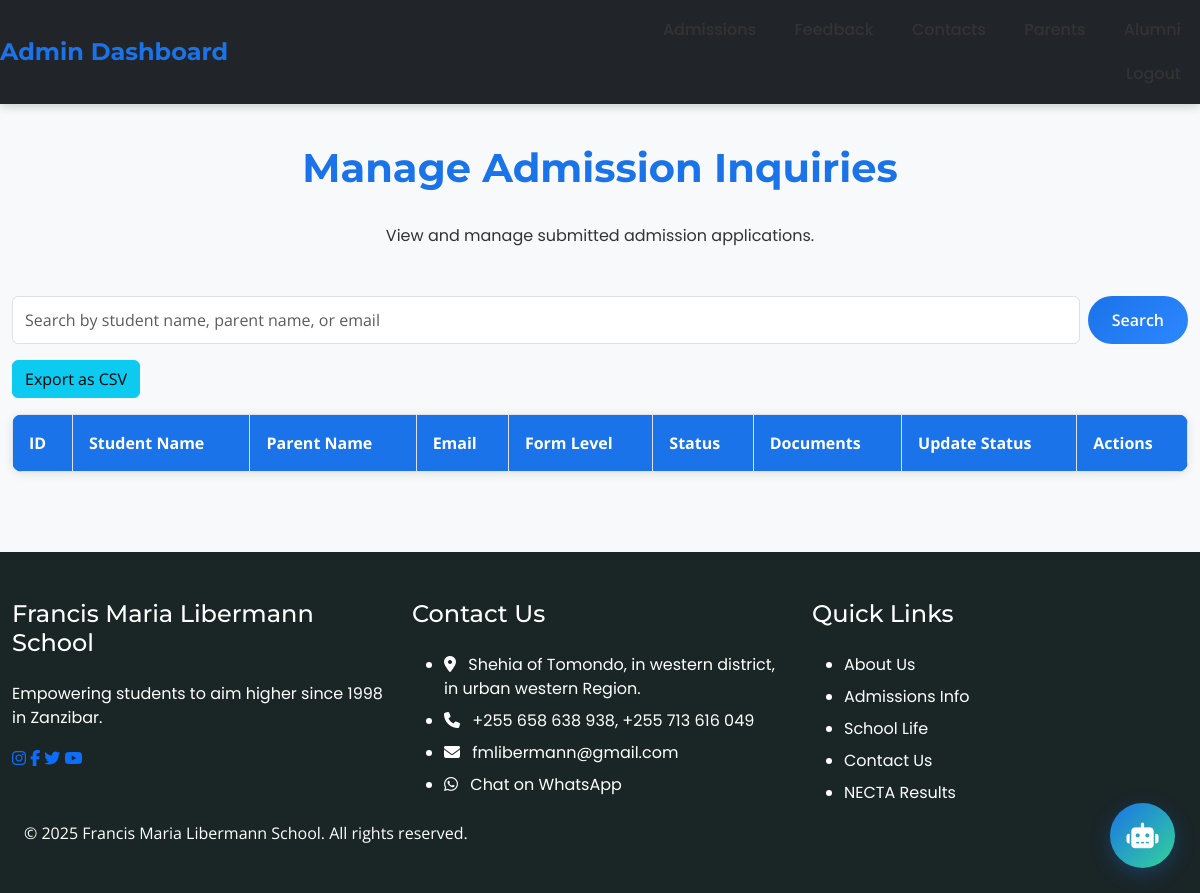
Before: /admin/admissions (signed in) with the older database file.
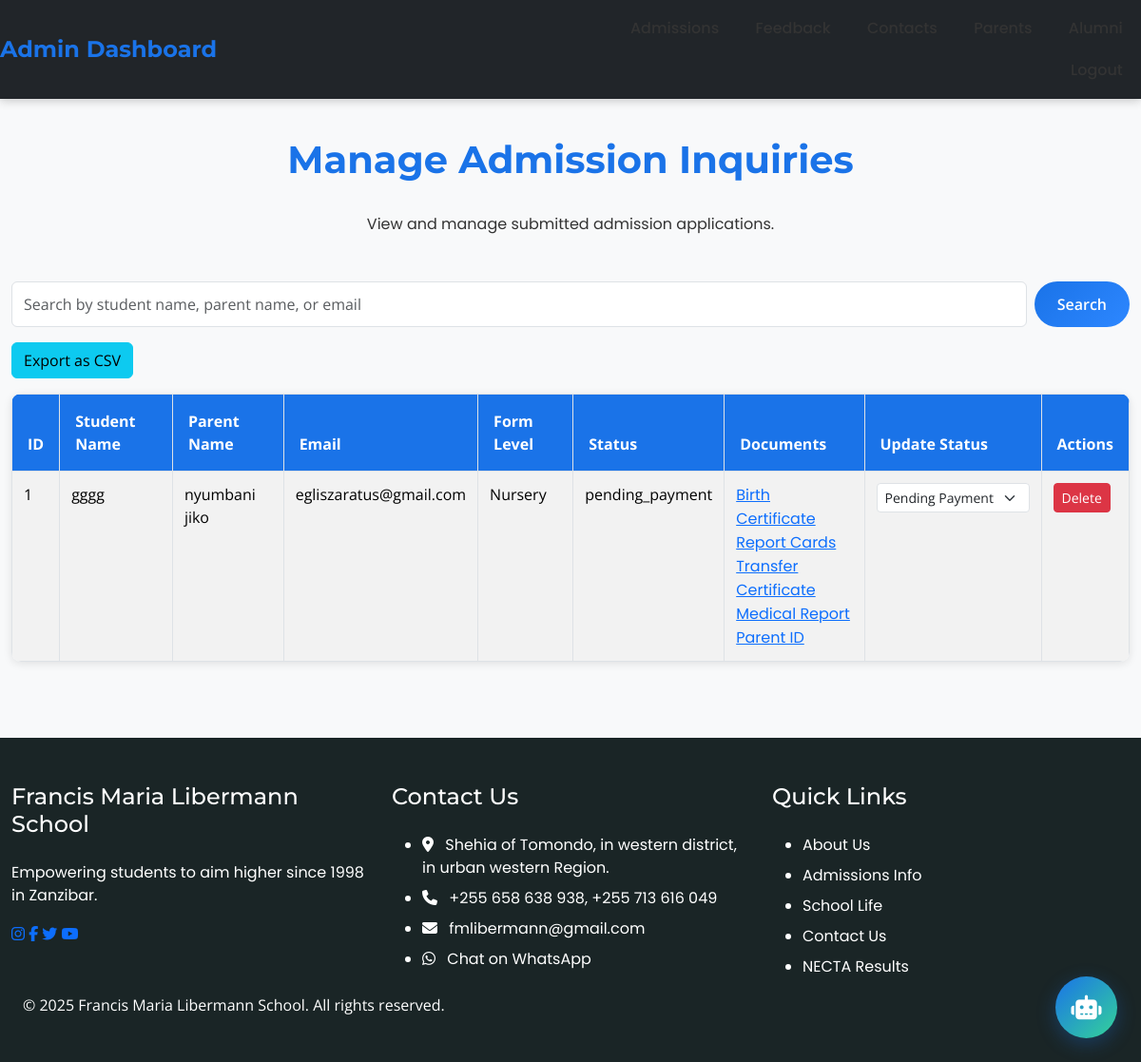
After: the same page with the newer database file.
### app/models.py (models this page shows, shortened)
class AdmissionInquiry(db.Model):
    id = db.Column(db.Integer, primary_key=True)
    student_name = db.Column(db.String(100), nullable=False)
    date_of_birth = db.Column(db.String(10), nullable=False)
    gender = db.Column(db.String(10), nullable=False)
    parent_name = db.Column(db.String(100), nullable=False)
    email = db.Column(db.String(120), nullable=False)
    phone = db.Column(db.String(15), nullable=False)
    form_level = db.Column(db.String(10), nullable=False)
    previous_school = db.Column(db.String(100), nullable=False)
    last_grade = db.Column(db.String(10), nullable=False)
    birth_certificate_path = db.Column(db.String(200))
    report_cards_path = db.Column(db.String(200))
    transfer_certificate_path = db.Column(db.String(200))
    medical_report_path = db.Column(db.String(200))
    parent_id_path = db.Column(db.String(200))
    message = db.Column(db.Text)
    status = db.Column(db.String(20), default='pending_payment')
    created_at = db.Column(db.DateTime, default=datetime.utcnow)

### app/routes.py (the view, shortened to what this page needs)
@main.route('/admin/admissions', methods=['GET', 'POST'])
@login_required
def admin_admissions():
    search_query = request.form.get('search', '') if request.method == 'POST' else ''
    if search_query:
        applications = AdmissionInquiry.query.filter(
            (AdmissionInquiry.student_name.ilike(f'%{search_query}%')) |
            (AdmissionInquiry.parent_name.ilike(f'%{search_query}%')) |
            (AdmissionInquiry.email.ilike(f'%{search_query}%'))
        ).all()
    else:
        applications = AdmissionInquiry.query.all()
    return render_template('admin_admissions.html', applications=applications, search_query=search_query)

### app/templates/admin_admissions.html (shortened to what this page needs)
{% extends "base.html" %}
{% block content %}
{% include 'admin_navbar.html' %}
<section class="section bg-light">
    <div class="container">
        <h2 class="section-title">Manage Admission Inquiries</h2>
        <p class="text-center mb-5">View and manage submitted admission applications.</p>
        <div class="row mb-3">
            <div class="col-md-12">
                <form method="POST" class="d-flex">
                    <input type="text" name="search" class="form-control me-2" placeholder="Search by student name, parent name, or email" value="{{ search_query }}">
                    <button type="submit" class="btn btn-primary">Search</button>
                </form>
            </div>
        </div>
        <div class="row mb-3">
            <div class="col-md-12">
                <form method="POST" style="display:inline;">
                    <button type="submit" name="export" value="export" class="btn btn-info">Export as CSV</button>
                </form>
            </div>
        </div>
        <div class="row">
            <div class="col-md-12">
                <table class="table table-bordered table-striped">
                    <thead>
                        <tr>
                            <th>ID</th>
                            <th>Student Name</th>
                            <th>Parent Name</th>
                            <th>Email</th>
                            <th>Form Level</th>
                            <th>Status</th>
                            <th>Documents</th>
                            <th>Update Status</th>
                            <th>Actions</th>
                        </tr>
                    </thead>
                    <tbody>
                        {% for app in applications %}
                        <tr>
                            <td>{{ app.id }}</td>
                            <td>{{ app.student_name }}</td>
                            <td>{{ app.parent_name }}</td>
                            <td>{{ app.email }}</td>
                            <td>{{ app.form_level }}</td>
                            <td>{{ app.status }}</td>
                            <td>
                                {% if app.birth_certificate_path %}
                                <a href="{{ url_for('main.download_file', filename=app.birth_certificate_path|replace('uploads/', '')) }}">Birth Certificate</a><br>
                                {% endif %}
                                {% if app.report_cards_path %}
                                <a href="{{ url_for('main.download_file', filename=app.report_cards_path|replace('uploads/', '')) }}">Report Cards</a><br>
                                {% endif %}
                                {% if app.transfer_certificate_path %}
                                <a href="{{ url_for('main.download_file', filename=app.transfer_certificate_path|replace('uploads/', '')) }}">Transfer Certificate</a><br>
                                {% endif %}
                                {% if app.medical_report_path %}
                                <a href="{{ url_for('main.download_file', filename=app.medical_report_path|replace('uploads/', '')) }}">Medical Report</a><br>
                                {% endif %}
                                {% if app.parent_id_path %}
                                <a href="{{ url_for('main.download_file', filename=app.parent_id_path|replace('uploads/', '')) }}">Parent ID</a>
                                {% endif %}
                            </td>
                            <td>
                                <form method="POST" style="display:inline;">
                                    <select name="status" class="form-select form-select-sm d-inline" onchange="this.form.submit()" style="width: auto;">
                                        <option value="pending_payment" {% if app.status == 'pending_payment' %}selected{% endif %}>Pending Payment</option>
                                    </select>
                                </form>
                            </td>
                            <td>
                                <form method="POST" action="{{ url_for('main.delete_admission', app_id=app.id) }}"
                                    onsubmit="return confirm('Are you sure you want to delete this admission application? This will also delete all associated documents.');"
                                    class="display: inline;">
                                    <button type="submit" class="btn btn-danger btn-sm">Delete</button>
                                </form>
                            </td>
                        </tr>
                        {% endfor %}
                    </tbody>
                </table>
            </div>
        </div>
</section>
{% endblock %}

### app/templates/base.html (shortened to what this page needs)
<!DOCTYPE html>
<html lang="en">
<head>
    <link rel="stylesheet" href="https://cdnjs.cloudflare.com/ajax/libs/font-awesome/6.5.1/css/all.min.css">
    <link href="https://cdn.jsdelivr.net/npm/bootstrap@5.3.3/dist/css/bootstrap.min.css" rel="stylesheet">
    <link rel="stylesheet" href="https://unpkg.com/aos@2.3.1/dist/aos.css">
    <link rel="stylesheet" href="{{ url_for('static', filename='styles.css') }}">
</head>
<body>
    <div id="content" style="display: none;">
        <nav class="navbar navbar-expand-lg navbar-light fixed-top" id="mainNav">
            <div class="container">
                <a class="navbar-brand" href="{{ url_for('main.index') }}" data-translate="Francis Maria Libermann School">
                    Francis Maria <br> Libermann School
                </a>
                <div class="collapse navbar-collapse" id="navbarNav">
                    <ul class="navbar-nav ms-auto">
                        <li class="nav-item">
                            <a class="nav-link {% if current_page == 'index' %}active{% endif %}" href="{{ url_for('main.index') }}" data-translate="Home">
                            </a>
                        </li>
                        <li class="nav-item">
                            <a class="nav-link {% if current_page == 'about' %}active{% endif %}" href="{{ url_for('main.index') }}about" data-translate="About Us">
                            </a>
                        </li>
                        <li class="nav-item">
                            <a class="nav-link {% if current_page == 'admissions' %}active{% endif %}" href="{{ url_for('main.admissions') }}" data-translate="Admissions">
                            </a>
                        </li>
                        <li class="nav-item">
                            <a class="nav-link {% if current_page == 'school-life' %}active{% endif %}" href="{{ url_for('main.school_life') }}" data-translate="School Life">
                            </a>
                        </li>
                        <li class="nav-item">
                            <a class="nav-link {% if current_page == 'community' %}active{% endif %}" href="{{ url_for('main.community') }}" data-translate="Community">
                            </a>
                        </li>
                        <li class="nav-item">
                            <a class="nav-link {% if current_page == 'contact' %}active{% endif %}" href="{{ url_for('main.contact') }}" data-translate="Contact">
                            </a>
                        </li>
                    </ul>
                </div>
            </div>
        </nav>
        {% block content %}{% endblock %}
        <footer class="footer">
            <div class="container">
                <div class="row">
                    <div class="col-lg-4 mb-4 mb-lg-0">
                        <h4 data-translate="Francis Maria Libermann School">Francis Maria Libermann School</h4>
                        <p data-translate="Empowering students to aim higher since 1998 in Zanzibar.">
                            Empowering students to aim higher since 1998 in Zanzibar.
                        </p>
                        <div class="social-links">
                            <a href="https://www.instagram.com/fmlibermann/?hl=en" target="_blank" aria-label="Instagram"><i class="fab fa-instagram"></i></a>
                            <a href="#" aria-label="Facebook"><i class="fab fa-facebook-f"></i></a>
                            <a href="#" aria-label="Twitter"><i class="fab fa-twitter"></i></a>
                            <a href="#" aria-label="YouTube"><i class="fab fa-youtube"></i></a>
                        </div>
                    </div>
                    <div class="col-lg-4 mb-4 mb-lg-0">
                        <h4 data-translate="Contact Us">Contact Us</h4>
                        <ul class="footer-links">
                            <li><i class="fas fa-map-marker-alt me-2" aria-hidden="true"></i> <span data-translate="Shehia of Tomondo, in western district, in urban western Region.">Shehia of Tomondo, in western district, in urban western Region.</span></li>
                            <li><i class="fas fa-phone me-2" aria-hidden="true"></i> <span data-translate="+255 658 638 938, +255 713 616 049">+255 658 638 938, +255 713 616 049</span></li>
                            <li><i class="fas fa-envelope me-2" aria-hidden="true"></i>
                                <a href="{{ url_for('main.contact') }}" data-translate="Contact Us">fmlibermann@gmail.com</a>
                            </li>
                            <li><i class="fab fa-whatsapp me-2" aria-hidden="true"></i> <a href="https://wa.me/255713616049?text=Hello,%20I%20need%20assistance%20with%20Francis%20Maria%20Libermann%20School!" target="_blank" data-translate="Chat on WhatsApp">Chat on WhatsApp</a></li>
                        </ul>
                    </div>
                    <div class="col-lg-4">
                        <h4 data-translate="Quick Links">Quick Links</h4>
                        <ul class="footer-links">
                            <li><a href="{{ url_for('main.index') }}about" data-translate="About Us">About Us</a></li>
                            <li><a href="{{ url_for('main.admissions') }}" data-translate="Admissions Info">Admissions Info</a></li>
                            <li><a href="{{ url_for('main.school_life') }}" data-translate="School Life">School Life</a></li>
                            <li><a href="{{ url_for('main.contact') }}" data-translate="Contact Us">Contact Us</a></li>
                            <li><a href="https://matokeo.necta.go.tz/" target="_blank" data-translate="NECTA Results">NECTA Results</a></li>
                        </ul>
                    </div>
                </div>
                <div class="copyright" data-translate="© 2025 Francis Maria Libermann School. All rights reserved.">
                    © 2025 Francis Maria Libermann School. All rights reserved.
                </div>
            </div>
        </footer>
        <div class="chatbot">
            <button class="chatbot-toggle" id="chatbotToggle" aria-label="Open Chatbot">
                <i class="fas fa-robot" aria-hidden="true"></i>
            </button>
        </div>
    </div>
</body>
</html>

### app/templates/admin_navbar.html (shortened to what this page needs)
<nav class="navbar navbar-expand-lg navbar-dark bg-dark fixed-top">
    <div class="container">
        <a class="navbar-brand" href="{{ url_for('main.admin_dashboard') }}">Admin Dashboard</a>
        <div class="collapse navbar-collapse" id="adminNavbar">
            <ul class="navbar-nav me-auto">
                <li class="nav-item">
                    <a class="nav-link" href="{{ url_for('main.admin_admissions') }}">Admissions</a>
                </li>
                <li class="nav-item">
                    <a class="nav-link" href="{{ url_for('main.admin_feedback') }}">Feedback</a>
                </li>
                <li class="nav-item">
                    <a class="nav-link" href="{{ url_for('main.admin_contacts') }}">Contacts</a>
                </li>
                <li class="nav-item">
                    <a class="nav-link" href="{{ url_for('main.admin_parents') }}">Parents</a>
                </li>
                <li class="nav-item">
                    <a class="nav-link" href="{{ url_for('main.admin_alumni') }}">Alumni</a>
                </li>
            </ul>
            <ul class="navbar-nav ms-auto">
                <li class="nav-item">
                    <a class="nav-link" href="{{ url_for('main.admin_logout') }}">Logout</a>
                </li>
            </ul>
        </div>
    </div>
</nav>

Changed rows visible on the page:
added AdmissionInquiry: id "1", student_name "gggg", parent_name "nyumbani jiko", email "egliszaratus@gmail.com", form_level "Nursery", status "pending_payment", status "Pending Payment"
